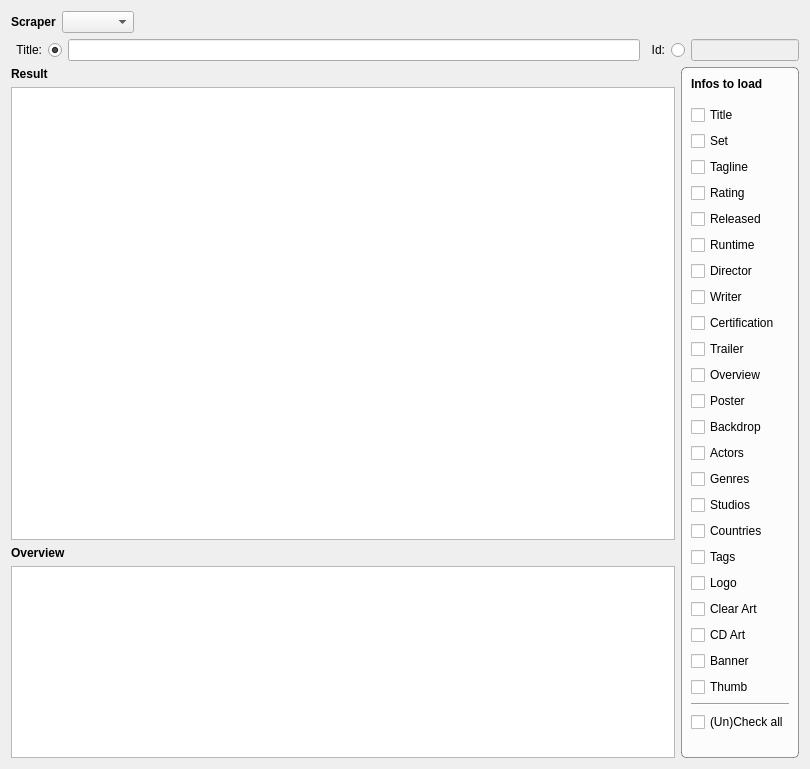
<?xml version="1.0" encoding="UTF-8"?>
<ui version="4.0">
 <class>MovieSearchWidget</class>
 <widget class="QWidget" name="MovieSearchWidget">
  <property name="geometry">
   <rect>
    <x>0</x>
    <y>0</y>
    <width>810</width>
    <height>769</height>
   </rect>
  </property>
  <property name="windowTitle">
   <string>Form</string>
  </property>
  <layout class="QVBoxLayout" name="verticalLayout">
   <item>
    <layout class="QHBoxLayout" name="horizontalLayout_2" stretch="0,0,0">
     <item>
      <widget class="QLabel" name="label">
       <property name="font">
        <font>
         <weight>75</weight>
         <bold>true</bold>
        </font>
       </property>
       <property name="text">
        <string>Scraper</string>
       </property>
      </widget>
     </item>
     <item>
      <widget class="QComboBox" name="comboScraper"/>
     </item>
     <item>
      <spacer name="horizontalSpacer_2">
       <property name="orientation">
        <enum>Qt::Horizontal</enum>
       </property>
       <property name="sizeHint" stdset="0">
        <size>
         <width>40</width>
         <height>20</height>
        </size>
       </property>
      </spacer>
     </item>
    </layout>
   </item>
   <item>
    <layout class="QHBoxLayout" name="horizontalLayout">
     <item>
      <widget class="QRadioButton" name="rBtnSearchTitle">
       <property name="sizePolicy">
        <sizepolicy hsizetype="Minimum" vsizetype="Minimum">
         <horstretch>0</horstretch>
         <verstretch>0</verstretch>
        </sizepolicy>
       </property>
       <property name="toolTip">
        <string>Activate to search by movie title.</string>
       </property>
       <property name="layoutDirection">
        <enum>Qt::RightToLeft</enum>
       </property>
       <property name="text">
        <string>Title:</string>
       </property>
       <property name="checked">
        <bool>true</bool>
       </property>
      </widget>
     </item>
     <item>
      <widget class="MyLineEdit" name="searchStringTitle">
       <property name="sizePolicy">
        <sizepolicy hsizetype="Expanding" vsizetype="Minimum">
         <horstretch>1</horstretch>
         <verstretch>0</verstretch>
        </sizepolicy>
       </property>
       <property name="toolTip">
        <string>Enter the movie title you wish to search for.
Press the Enter key to start the search.</string>
       </property>
      </widget>
     </item>
     <item>
      <widget class="QRadioButton" name="rBtnSearchId">
       <property name="enabled">
        <bool>true</bool>
       </property>
       <property name="sizePolicy">
        <sizepolicy hsizetype="Minimum" vsizetype="Minimum">
         <horstretch>0</horstretch>
         <verstretch>0</verstretch>
        </sizepolicy>
       </property>
       <property name="toolTip">
        <string>Activate to search by remote database id.</string>
       </property>
       <property name="layoutDirection">
        <enum>Qt::RightToLeft</enum>
       </property>
       <property name="text">
        <string>Id:</string>
       </property>
      </widget>
     </item>
     <item>
      <widget class="MyLineEdit" name="searchStringId">
       <property name="enabled">
        <bool>false</bool>
       </property>
       <property name="sizePolicy">
        <sizepolicy hsizetype="Minimum" vsizetype="Minimum">
         <horstretch>0</horstretch>
         <verstretch>0</verstretch>
        </sizepolicy>
       </property>
       <property name="toolTip">
        <string>When using IMDB you can also use the IMDB id as search query.
If you want to search by an TMDB or OFDb id please prefix it with &quot;id&quot;.
Press the Enter key to start the search.</string>
       </property>
      </widget>
     </item>
    </layout>
   </item>
   <item>
    <layout class="QHBoxLayout" name="horizontalLayout">
     <item>
      <layout class="QVBoxLayout" name="verticalLayout">
       <item>
        <widget class="QLabel" name="label_3">
         <property name="sizePolicy">
          <sizepolicy hsizetype="Expanding" vsizetype="Minimum">
           <horstretch>0</horstretch>
           <verstretch>0</verstretch>
          </sizepolicy>
         </property>
         <property name="font">
          <font>
           <weight>75</weight>
           <bold>true</bold>
          </font>
         </property>
         <property name="text">
          <string>Result</string>
         </property>
        </widget>
       </item>
       <item>
        <widget class="QTableWidget" name="results">
         <property name="sizePolicy">
          <sizepolicy hsizetype="Expanding" vsizetype="Expanding">
           <horstretch>0</horstretch>
           <verstretch>0</verstretch>
          </sizepolicy>
         </property>
         <property name="styleSheet">
          <string notr="true">alternate-background-color: rgb(243, 246, 250);
color: #395265;
selection-background-color: qlineargradient(spread:pad, x1:0, y1:0, x2:0, y2:1, stop:0 #4185b6, stop:1 #1b6aa5);
</string>
         </property>
         <property name="editTriggers">
          <set>QAbstractItemView::NoEditTriggers</set>
         </property>
         <property name="alternatingRowColors">
          <bool>true</bool>
         </property>
         <property name="selectionMode">
          <enum>QAbstractItemView::SingleSelection</enum>
         </property>
         <property name="selectionBehavior">
          <enum>QAbstractItemView::SelectRows</enum>
         </property>
         <property name="showGrid">
          <bool>false</bool>
         </property>
         <attribute name="horizontalHeaderVisible">
          <bool>false</bool>
         </attribute>
         <attribute name="horizontalHeaderStretchLastSection">
          <bool>true</bool>
         </attribute>
         <attribute name="verticalHeaderVisible">
          <bool>false</bool>
         </attribute>
         <column>
          <property name="text">
           <string>Result</string>
          </property>
         </column>
        </widget>
       </item>
       <item>
        <widget class="QLabel" name="lblOverview">
         <property name="sizePolicy">
          <sizepolicy hsizetype="Expanding" vsizetype="Minimum">
           <horstretch>0</horstretch>
           <verstretch>0</verstretch>
          </sizepolicy>
         </property>
         <property name="font">
          <font>
           <weight>75</weight>
           <bold>true</bold>
          </font>
         </property>
         <property name="text">
          <string>Overview</string>
         </property>
        </widget>
       </item>
       <item>
        <widget class="QPlainTextEdit" name="teOverview">
         <property name="sizePolicy">
          <sizepolicy hsizetype="Expanding" vsizetype="Minimum">
           <horstretch>0</horstretch>
           <verstretch>0</verstretch>
          </sizepolicy>
         </property>
         <property name="textInteractionFlags">
          <set>Qt::TextSelectableByKeyboard|Qt::TextSelectableByMouse</set>
         </property>
        </widget>
       </item>
      </layout>
     </item>
     <item>
      <widget class="QGroupBox" name="groupBox">
       <property name="styleSheet">
        <string notr="true">QGroupBox {
	border: 1px solid rgba(0, 0, 0, 100);
	border-radius: 5px;
	background-color: rgba(255, 255, 255, 200);
}</string>
       </property>
       <property name="title">
        <string/>
       </property>
       <layout class="QVBoxLayout" name="verticalLayout_4">
        <item>
         <widget class="QLabel" name="label_2">
          <property name="font">
           <font>
            <weight>75</weight>
            <bold>true</bold>
           </font>
          </property>
          <property name="text">
           <string>Infos to load</string>
          </property>
         </widget>
        </item>
        <item>
         <spacer name="verticalSpacer_2">
          <property name="orientation">
           <enum>Qt::Vertical</enum>
          </property>
          <property name="sizeType">
           <enum>QSizePolicy::Fixed</enum>
          </property>
          <property name="sizeHint" stdset="0">
           <size>
            <width>20</width>
            <height>8</height>
           </size>
          </property>
         </spacer>
        </item>
        <item>
         <widget class="MyCheckBox" name="chkTitle">
          <property name="text">
           <string>Title</string>
          </property>
         </widget>
        </item>
        <item>
         <widget class="MyCheckBox" name="chkSet">
          <property name="text">
           <string>Set</string>
          </property>
         </widget>
        </item>
        <item>
         <widget class="MyCheckBox" name="chkTagline">
          <property name="text">
           <string>Tagline</string>
          </property>
         </widget>
        </item>
        <item>
         <widget class="MyCheckBox" name="chkRating">
          <property name="text">
           <string>Rating</string>
          </property>
         </widget>
        </item>
        <item>
         <widget class="MyCheckBox" name="chkReleased">
          <property name="text">
           <string>Released</string>
          </property>
         </widget>
        </item>
        <item>
         <widget class="MyCheckBox" name="chkRuntime">
          <property name="text">
           <string>Runtime</string>
          </property>
         </widget>
        </item>
        <item>
         <widget class="MyCheckBox" name="chkDirector">
          <property name="text">
           <string>Director</string>
          </property>
         </widget>
        </item>
        <item>
         <widget class="MyCheckBox" name="chkWriter">
          <property name="text">
           <string>Writer</string>
          </property>
         </widget>
        </item>
        <item>
         <widget class="MyCheckBox" name="chkCertification">
          <property name="text">
           <string>Certification</string>
          </property>
         </widget>
        </item>
        <item>
         <widget class="MyCheckBox" name="chkTrailer">
          <property name="text">
           <string>Trailer</string>
          </property>
         </widget>
        </item>
        <item>
         <widget class="MyCheckBox" name="chkOverview">
          <property name="text">
           <string>Overview</string>
          </property>
         </widget>
        </item>
        <item>
         <widget class="MyCheckBox" name="chkPoster">
          <property name="text">
           <string>Poster</string>
          </property>
         </widget>
        </item>
        <item>
         <widget class="MyCheckBox" name="chkBackdrop">
          <property name="text">
           <string>Backdrop</string>
          </property>
         </widget>
        </item>
        <item>
         <widget class="MyCheckBox" name="chkActors">
          <property name="text">
           <string>Actors</string>
          </property>
         </widget>
        </item>
        <item>
         <widget class="MyCheckBox" name="chkGenres">
          <property name="text">
           <string>Genres</string>
          </property>
         </widget>
        </item>
        <item>
         <widget class="MyCheckBox" name="chkStudios">
          <property name="text">
           <string>Studios</string>
          </property>
         </widget>
        </item>
        <item>
         <widget class="MyCheckBox" name="chkCountries">
          <property name="text">
           <string>Countries</string>
          </property>
         </widget>
        </item>
        <item>
         <widget class="MyCheckBox" name="chkTags">
          <property name="text">
           <string>Tags</string>
          </property>
         </widget>
        </item>
        <item>
         <widget class="MyCheckBox" name="chkLogo">
          <property name="text">
           <string>Logo</string>
          </property>
         </widget>
        </item>
        <item>
         <widget class="MyCheckBox" name="chkClearArt">
          <property name="text">
           <string>Clear Art</string>
          </property>
         </widget>
        </item>
        <item>
         <widget class="MyCheckBox" name="chkCdArt">
          <property name="text">
           <string>CD Art</string>
          </property>
         </widget>
        </item>
        <item>
         <widget class="MyCheckBox" name="chkBanner">
          <property name="text">
           <string>Banner</string>
          </property>
         </widget>
        </item>
        <item>
         <widget class="MyCheckBox" name="chkThumb">
          <property name="text">
           <string>Thumb</string>
          </property>
         </widget>
        </item>
        <item>
         <widget class="Line" name="line">
          <property name="orientation">
           <enum>Qt::Horizontal</enum>
          </property>
         </widget>
        </item>
        <item>
         <widget class="QCheckBox" name="chkUnCheckAll">
          <property name="text">
           <string>(Un)Check all</string>
          </property>
         </widget>
        </item>
        <item>
         <spacer name="verticalSpacer_3">
          <property name="orientation">
           <enum>Qt::Vertical</enum>
          </property>
          <property name="sizeHint" stdset="0">
           <size>
            <width>20</width>
            <height>40</height>
           </size>
          </property>
         </spacer>
        </item>
       </layout>
      </widget>
     </item>
    </layout>
   </item>
  </layout>
 </widget>
 <customwidgets>
  <customwidget>
   <class>MyCheckBox</class>
   <extends>QCheckBox</extends>
   <header location="global">smallWidgets/MyCheckBox.h</header>
  </customwidget>
  <customwidget>
   <class>MyLineEdit</class>
   <extends>QLineEdit</extends>
   <header>smallWidgets/MyLineEdit.h</header>
  </customwidget>
 </customwidgets>
 <resources/>
 <connections/>
</ui>
